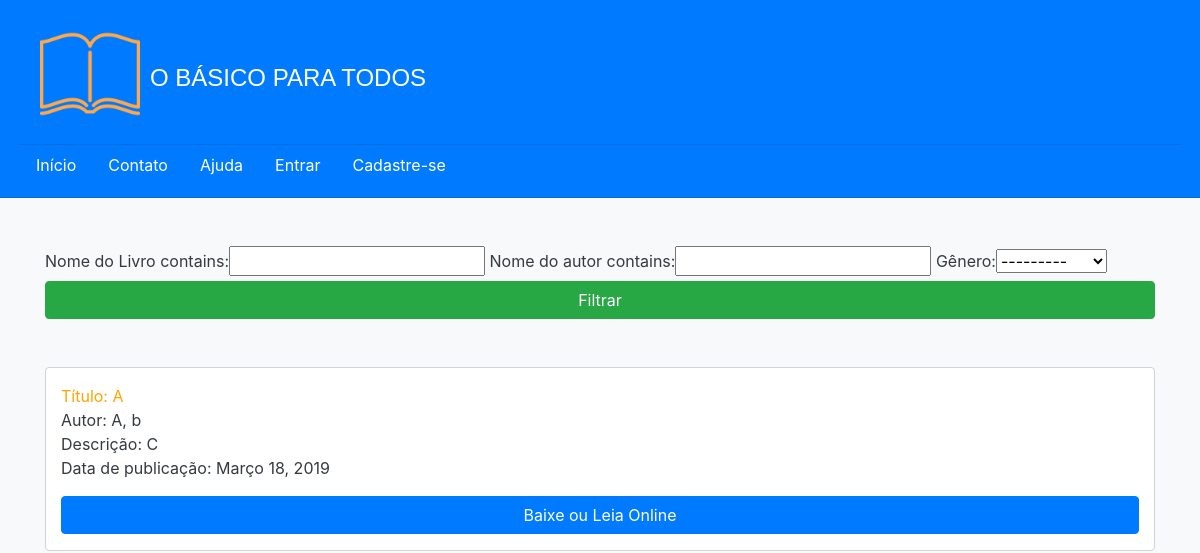
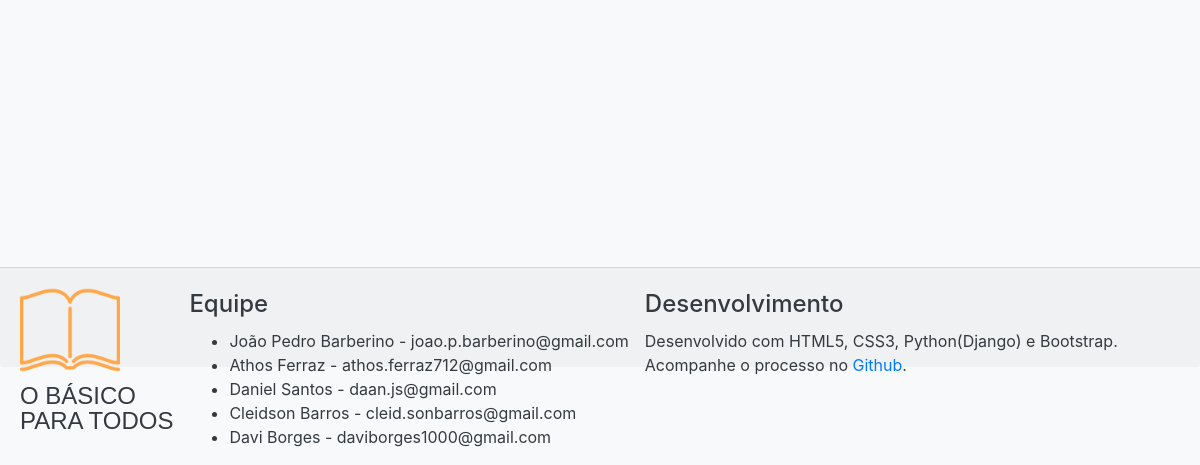
The page /consulta on the database as committed earlier (2 pictures, top to bottom).
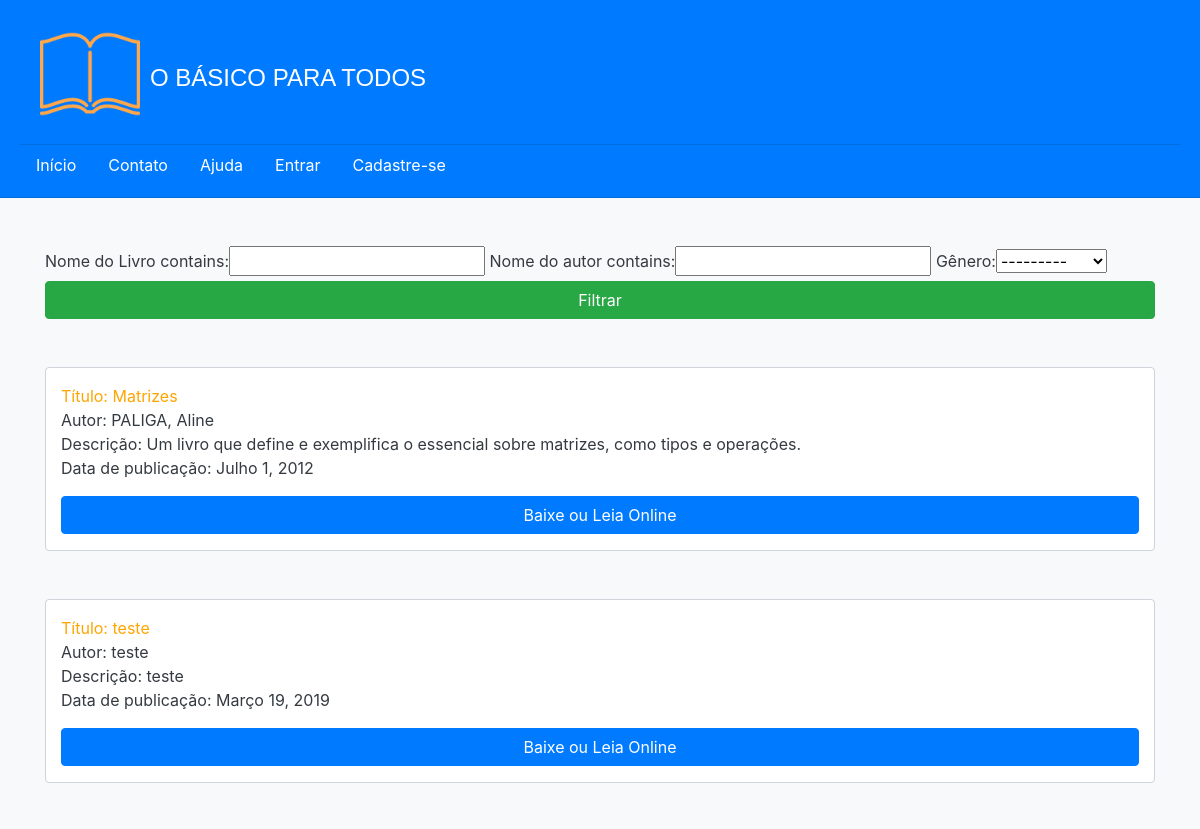
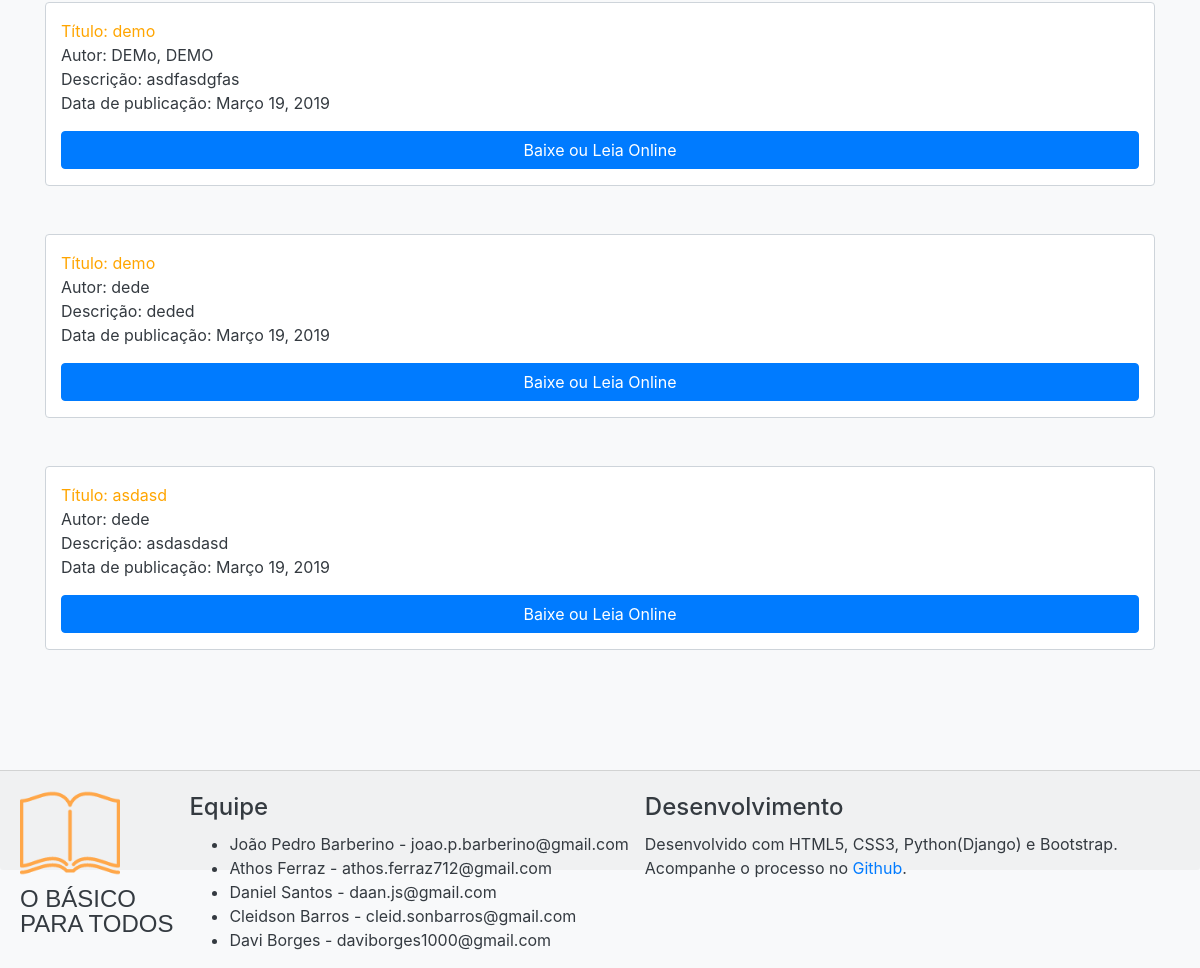
The same page on the database as committed later (2 pictures, top to bottom).
### app_principal/models.py (models this page shows, shortened)
class Livro(models.Model):
    genero_historia = 'ha'
    genero_matematica = 'ma'
    genero_portugues = 'ps'
    genero_geografia = 'ga'
    genero_fisica = 'fa'
    genero_biologia = 'ba'
    genero_quimica = 'qa'
    genero_informatica = 'ia'
    genero_ciencias = 'cs'
    genero_filosofia = 'fi' #primeira e penultima letra pra n bater com fisica
    genero_sociologia = 'sa'
    genero_artes = 'as'
    genero_ingles = 'is'
    genero_espanhol = 'el'
    genero_opcoes = [
        (genero_artes, 'Artes'),
        (genero_biologia, 'Biologia'),
        (genero_ciencias, 'Ciências'),
        (genero_espanhol, 'Espanhol'),
        (genero_filosofia, 'Filosofia'),
        (genero_fisica, 'Física'),
        (genero_geografia, 'Geografia'),
        (genero_historia, 'História'),
        (genero_informatica, 'Informática'),
        (genero_ingles, 'Inglês'),
        (genero_matematica, 'Matemática'),
        (genero_portugues, 'Português'),
        (genero_quimica, 'Química'),
        (genero_sociologia, 'Sociologia'),
    ]
    nome = models.CharField(verbose_name = 'Nome do Livro', max_length=120)
    autor = models.CharField(verbose_name = 'Nome do autor', max_length =120, default = 'SOBRENOME, Nome (Apenas o 1º)')
    genero = models.CharField(verbose_name = 'Gênero', max_length=2, choices = genero_opcoes)
    descricao = models.TextField(verbose_name = 'Descrição', default = 'Insira uma breve descrição do livro.')
    lancamento = models.DateField(verbose_name = 'Lançamento', null = True)
    arquivo = models.FileField(upload_to = '', default = 'VAZIO')

### app_principal/views.py (the view)
# urls.py: path('consulta', views.ExibirLivro.as_view()),
class ExibirLivro(ListView):
    model = Livro
    def get_context_data(self, **kwargs):
        context = super().get_context_data(**kwargs)
        context['filter'] = FiltroGenero(self.request.GET, queryset=self.get_queryset())
        return context

### templates/app_principal/livro_list.html
{% extends "base.html" %}
{% block content%}
{% load bootstrap %}
<div class="container">
    <form method="GET">
        {{ filter.form|bootstrap }}
        <button type="submit" class="btn btn-success" style="width: 100%;">Filtrar</button>
    </form>
    {% if filter.qs %}
    {% for item in filter.qs%}
    <div class="container card">
        <p style="margin-top: 1rem; color: orange;">Título: {{item.nome}}</p>
        <p>Autor: {{item.autor}}</p>
        <p style="max-width: 100%; text-align: justify;">Descrição: {{item.descricao}}</p>
        <p>Data de publicação: {{item.lancamento}}</p>
        <div>
            <a href="{{item.arquivo.url}}">
                <button class="btn btn-primary" style="width: 100%">Baixe ou Leia Online</button>
            </a>
        </div>
    </div>
    {% endfor %}
    {% else %}
    <p class="card-title">Não há nenhum livro com essas características no nosso site!</p>
    {% endif %}
</div>
{% endblock %}

Rows that differ between the two databases and show on the page:
removed Livro: nome "A", autor "A, b", descricao "C", lancamento "Março 18, 2019"
added Livro: nome "Matrizes", autor "PALIGA, Aline", descricao "Um livro que define e exemplifica o essencial sobre matrizes, como tipos e operações.", lancamento "Julho 1, 2012"
added Livro: nome "teste", autor "teste", descricao "teste", lancamento "Março 19, 2019"
added Livro: nome "demo", autor "DEMo, DEMO", descricao "asdfasdgfas", lancamento "Março 19, 2019"
added Livro: nome "demo", autor "dede", descricao "deded", lancamento "Março 19, 2019"
added Livro: nome "asdasd", autor "dede", descricao "asdasdasd", lancamento "Março 19, 2019"
